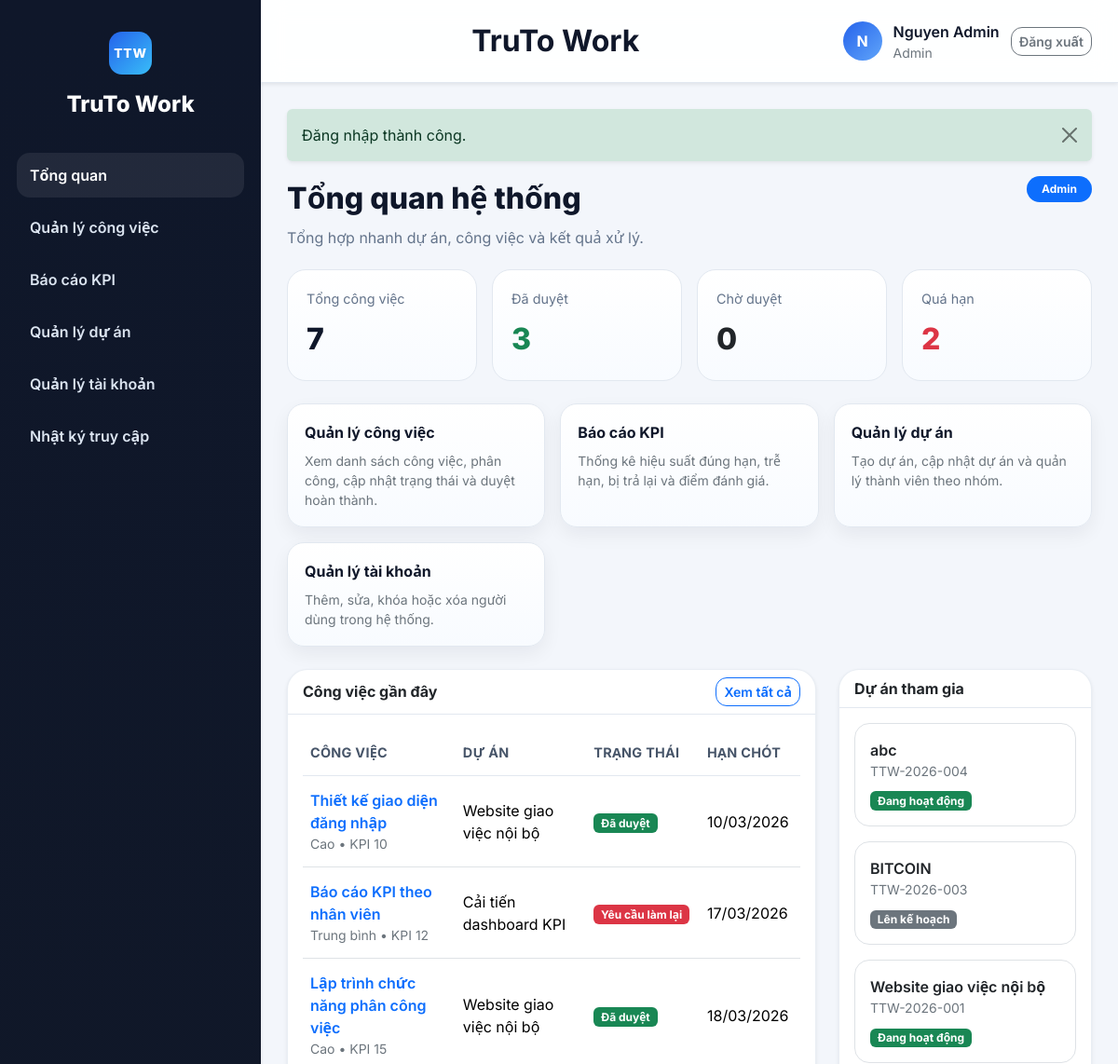
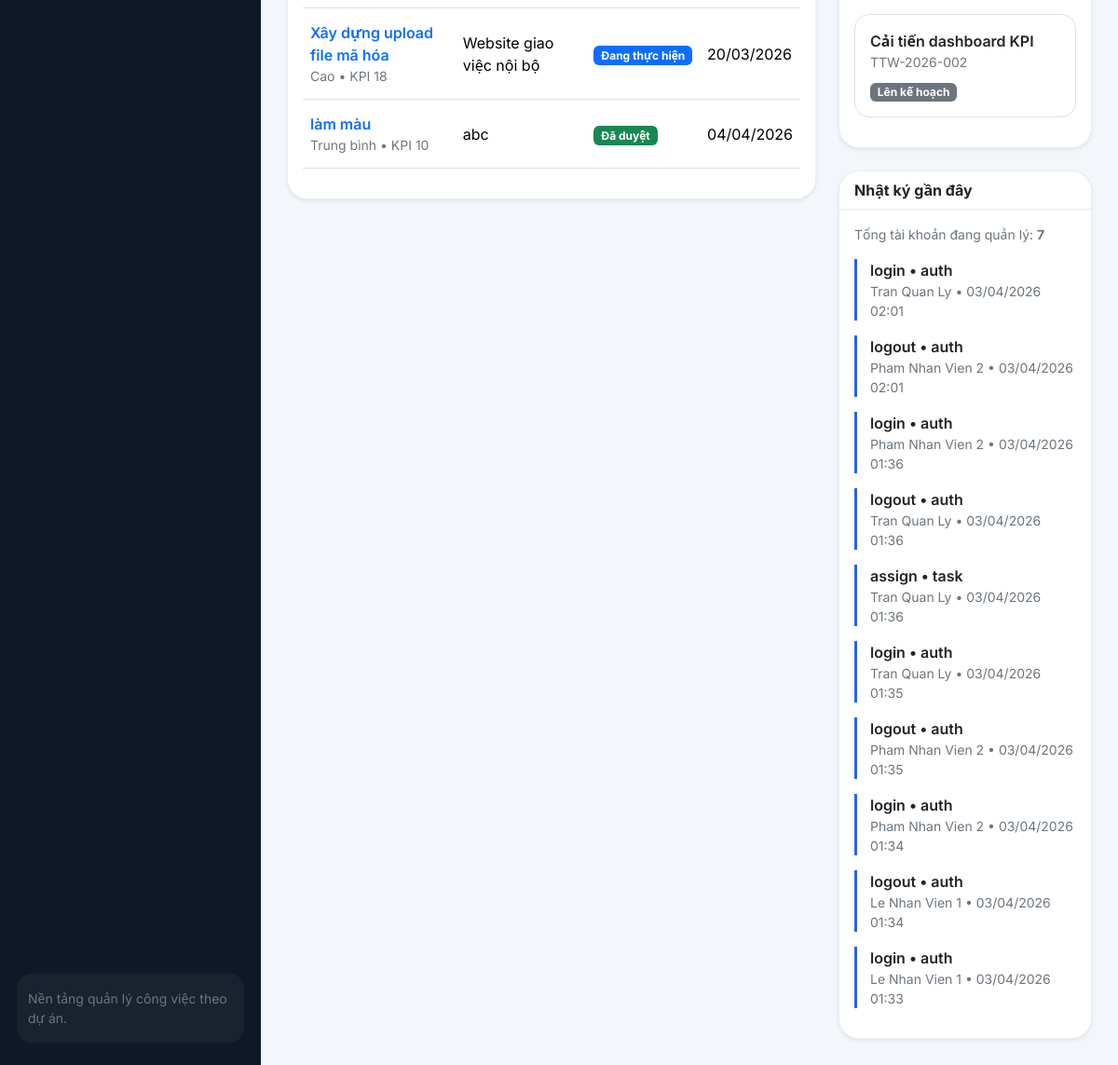
/index.php?route=dashboard/index (signed in), run on the app's committed database (2 pictures, top to bottom).
### tables this page shows
CREATE TABLE `tai_khoan` (
  `id` int(11) NOT NULL,
  `name` varchar(150) NOT NULL,
  `email` varchar(150) NOT NULL,
  `password` varchar(255) NOT NULL,
  `role` enum('admin','manager','employee') NOT NULL DEFAULT 'employee',
  `department` varchar(100) DEFAULT NULL,
  `status` enum('active','inactive') NOT NULL DEFAULT 'active',
  `created_at` datetime NOT NULL
);

CREATE TABLE `cong_viec` (
  `id` int(11) NOT NULL,
  `project_id` int(11) NOT NULL,
  `title` varchar(200) NOT NULL,
  `description` text DEFAULT NULL,
  `priority` enum('low','medium','high') NOT NULL DEFAULT 'medium',
  `status` enum('new','assigned','in_progress','blocked','submitted','approved','redo') NOT NULL DEFAULT 'new',
  `deadline` date NOT NULL,
  `start_date` date DEFAULT NULL,
  `assignee_id` int(11) DEFAULT NULL,
  `created_by` int(11) NOT NULL,
  `expected_score` int(11) NOT NULL DEFAULT 0,
  `review_score` int(11) DEFAULT NULL,
  `review_comment` text DEFAULT NULL,
  `approved_at` datetime DEFAULT NULL,
  `created_at` datetime NOT NULL,
  `updated_at` datetime NOT NULL
);

CREATE TABLE `du_an` (
  `id` int(11) NOT NULL,
  `code` varchar(50) NOT NULL,
  `name` varchar(150) NOT NULL,
  `description` text DEFAULT NULL,
  `start_date` date DEFAULT NULL,
  `end_date` date DEFAULT NULL,
  `priority` enum('low','medium','high') NOT NULL DEFAULT 'medium',
  `status` enum('planning','active','completed') NOT NULL DEFAULT 'active',
  `created_by` int(11) NOT NULL,
  `created_at` datetime NOT NULL
);

CREATE TABLE `nhat_ky_truy_cap` (
  `id` int(11) NOT NULL,
  `user_id` int(11) DEFAULT NULL,
  `action` varchar(50) NOT NULL,
  `target_type` varchar(50) NOT NULL,
  `target_id` int(11) DEFAULT NULL,
  `description` varchar(255) DEFAULT NULL,
  `created_at` datetime NOT NULL
);

### app/views/dashboard/index.php (the view, shortened to what the rows shown need)
<div class="section-header">
    <div>
        <div class="section-title">Tổng quan hệ thống</div>
        <p class="section-desc">Tổng hợp nhanh dự án, công việc và kết quả xử lý.</p>
    </div>
    <span class="badge rounded-pill text-bg-primary px-3 py-2"><?= e(role_label($user['role'])) ?></span>
</div>
<div class="row g-3 mb-4">
    <div class="col-md-3">
        <div class="metric-box h-100">
            <div class="metric-label">Tổng công việc</div>
            <div class="metric-value"><?= e((string) $stats['total']) ?></div>
        </div>
    </div>
    <div class="col-md-3">
        <div class="metric-box h-100">
            <div class="metric-label">Đã duyệt</div>
            <div class="metric-value text-success"><?= e((string) $stats['approved']) ?></div>
        </div>
    </div>
    <div class="col-md-3">
        <div class="metric-box h-100">
            <div class="metric-label">Chờ duyệt</div>
            <div class="metric-value text-dark"><?= e((string) $stats['submitted']) ?></div>
        </div>
    </div>
    <div class="col-md-3">
        <div class="metric-box h-100">
            <div class="metric-label">Quá hạn</div>
            <div class="metric-value text-danger"><?= e((string) $stats['overdue']) ?></div>
        </div>
    </div>
</div>
<div class="quick-link-grid mb-4">
    <a class="quick-link-card" href="<?= e(route_url('cong_viec/index')) ?>">
        <div class="fw-bold mb-2">Quản lý công việc</div>
        <div class="small text-secondary">Xem danh sách công việc, phân công, cập nhật trạng thái và duyệt hoàn thành.</div>
    </a>
    <a class="quick-link-card" href="<?= e(route_url('kpi/index')) ?>">
        <div class="fw-bold mb-2">Báo cáo KPI</div>
        <div class="small text-secondary">Thống kê hiệu suất đúng hạn, trễ hạn, bị trả lại và điểm đánh giá.</div>
    </a>
    <?php if (in_array($user['role'], ['admin', 'manager'], true)): ?>
        <a class="quick-link-card" href="<?= e(route_url('du_an/index')) ?>">
            <div class="fw-bold mb-2">Quản lý dự án</div>
            <div class="small text-secondary">Tạo dự án, cập nhật dự án và quản lý thành viên theo nhóm.</div>
        </a>
    <?php endif; ?>
    <?php if ($user['role'] === 'admin'): ?>
        <a class="quick-link-card" href="<?= e(route_url('tai_khoan/index')) ?>">
            <div class="fw-bold mb-2">Quản lý tài khoản</div>
            <div class="small text-secondary">Thêm, sửa, khóa hoặc xóa người dùng trong hệ thống.</div>
        </a>
    <?php endif; ?>
</div>
<div class="row g-4">
    <div class="col-lg-8">
        <div class="card border-0 shadow-sm">
            <div class="card-header d-flex justify-content-between align-items-center">
                <span>Công việc gần đây</span>
                <a class="btn btn-sm btn-outline-primary" href="<?= e(route_url('cong_viec/index')) ?>">Xem tất cả</a>
            </div>
            <div class="card-body table-responsive">
                <?php if (!$tasks): ?>
                    <div class="text-muted">Chưa có công việc nào.</div>
                <?php else: ?>
                    <table class="table align-middle">
                        <thead>
                            <tr>
                                <th>Công việc</th>
                                <th>Dự án</th>
                                <th>Trạng thái</th>
                                <th>Hạn chót</th>
                            </tr>
                        </thead>
                        <tbody>
                        <?php foreach ($tasks as $task): ?>
                            <tr>
                                <td>
                                    <a class="fw-semibold text-decoration-none" href="<?= e(route_url('cong_viec/show', ['id' => $task['id']])) ?>"><?= e($task['title']) ?></a>
                                    <div class="small text-secondary"><?= e(priority_label($task['priority'])) ?> • KPI <?= e((string) $task['expected_score']) ?></div>
                                </td>
                                <td><?= e($task['project_name']) ?></td>
                                <td><span class="badge text-bg-<?= e(status_badge_class($task['status'])) ?>"><?= e(status_label($task['status'])) ?></span></td>
                                <td><?= e(format_date($task['deadline'])) ?></td>
                            </tr>
                        <?php endforeach; ?>
                        </tbody>
                    </table>
                <?php endif; ?>
            </div>
        </div>
    </div>
    <div class="col-lg-4">
        <div class="card border-0 shadow-sm mb-4">
            <div class="card-header">Dự án tham gia</div>
            <div class="card-body">
                <?php foreach (array_slice($projects, 0, 5) as $project): ?>
                    <div class="border rounded-4 p-3 mb-3">
                        <div class="fw-semibold"><?= e($project['name']) ?></div>
                        <div class="small text-secondary mb-2"><?= e($project['code']) ?></div>
                        <span class="badge text-bg-<?= e(status_badge_class($project['status'])) ?>"><?= e(status_label($project['status'])) ?></span>
                    </div>
                <?php endforeach; ?>
            </div>
        </div>
        <?php if ($user['role'] === 'admin'): ?>
            <div class="card border-0 shadow-sm">
                <div class="card-header">Nhật ký gần đây</div>
                <div class="card-body">
                    <div class="small text-secondary mb-3">Tổng tài khoản đang quản lý: <strong><?= e((string) $userCount) ?></strong></div>
                    <?php foreach ($logs as $log): ?>
                        <div class="timeline-item">
                            <div class="fw-semibold"><?= e($log['action']) ?> • <?= e($log['target_type']) ?></div>
                            <div class="small text-secondary"><?= e($log['user_name'] ?? 'Hệ thống') ?> • <?= e(format_datetime($log['created_at'])) ?></div>
                        </div>
                    <?php endforeach; ?>
                </div>
            </div>
        <?php endif; ?>
    </div>
</div>

### app/views/layouts/main.php (shortened to what the rows shown need)
<?php
$flash = consume_flash();
$authUser = current_user();
$currentRoute = (string) ($_GET['route'] ?? ($authUser ? 'dashboard/index' : 'home/index'));
$isPublicPage = !$authUser && str_starts_with($currentRoute, 'home/');
$isLoginPage = !$authUser && str_starts_with($currentRoute, 'auth/');
?>
<!doctype html>
<html lang="vi">
<head>
    <link href="https://cdn.jsdelivr.net/npm/bootstrap@5.3.3/dist/css/bootstrap.min.css" rel="stylesheet">
    <link href="assets/css/app.css?v=20260404a" rel="stylesheet">
</head>
<body>
<?php if ($isPublicPage): ?>
    <div class="public-site-shell">
        <header class="public-header">
            <div class="public-container public-header-inner">
                <a class="brand-public" href="<?= e(route_url('home/index')) ?>">
                    <span class="brand-public-mark">TTW</span>
                    <span>
                        <strong>TruTo Work</strong>
                        <small>Quản lý công việc theo dự án</small>
                    </span>
                </a>
                <nav class="public-nav">
                    <a class="<?= $currentRoute === 'home/index' ? 'is-active' : '' ?>" href="<?= e(route_url('home/index')) ?>">Trang chủ</a>
                    <a class="<?= $currentRoute === 'home/about' ? 'is-active' : '' ?>" href="<?= e(route_url('home/about')) ?>">Giới thiệu</a>
                    <a href="<?= e(route_url('auth/login')) ?>">Đăng nhập</a>
                </nav>
            </div>
        </header>
        <main class="public-main">
            <div class="public-container">
                <?php if ($flash): ?>
                    <div class="alert alert-<?= e($flash['type']) ?> alert-dismissible fade show shadow-sm border-0 mt-3">
                        <?= e($flash['message']) ?>
                        <button type="button" class="btn-close" data-bs-dismiss="alert"></button>
                    </div>
                <?php endif; ?>
                <?= $content ?>
            </div>
        </main>
        <footer class="public-footer">
            <div class="public-container public-footer-inner">
                <span>TruTo Work</span>
            </div>
        </footer>
    </div>
<?php else: ?>
    <div class="app-shell">
        <aside class="sidebar shadow-sm">
            <div class="sidebar-brand">
                <div class="brand-icon">TTW</div>
                <div class="brand-title">TruTo Work</div>
            </div>
            <nav class="sidebar-menu">
                <a class="menu-link <?= e(active_menu('dashboard/')) ?>" href="<?= e(route_url('dashboard/index')) ?>">
                    <span>Tổng quan</span>
                </a>
                <a class="menu-link <?= e(active_menu('cong_viec/')) ?>" href="<?= e(route_url('cong_viec/index')) ?>">
                    <span>Quản lý công việc</span>
                </a>
                <a class="menu-link <?= e(active_menu('kpi/')) ?>" href="<?= e(route_url('kpi/index')) ?>">
                    <span>Báo cáo KPI</span>
                </a>
                <?php if (in_array($authUser['role'], ['admin', 'manager'], true)): ?>
                    <a class="menu-link <?= e(active_menu('du_an/')) ?>" href="<?= e(route_url('du_an/index')) ?>">
                        <span>Quản lý dự án</span>
                    </a>
                <?php endif; ?>
                <?php if ($authUser['role'] === 'admin'): ?>
                    <a class="menu-link <?= e(active_menu('tai_khoan/')) ?>" href="<?= e(route_url('tai_khoan/index')) ?>">
                        <span>Quản lý tài khoản</span>
                    </a>
                    <a class="menu-link <?= e(active_menu('nhat_ky/')) ?>" href="<?= e(route_url('nhat_ky/index')) ?>">
                        <span>Nhật ký truy cập</span>
                    </a>
                <?php endif; ?>
            </nav>
            <div class="sidebar-footer">
                <div class="small text-secondary">Nền tảng quản lý công việc theo dự án.</div>
            </div>
        </aside>
        <div class="main-shell">
            <header class="topbar shadow-sm">
                <div class="page-info">
                    <div class="page-label">TruTo Work</div>
                </div>
                <div class="topbar-user">
                    <div class="avatar-badge"><?= e(strtoupper(substr($authUser['name'], 0, 1))) ?></div>
                    <div>
                        <div class="fw-semibold"><?= e($authUser['name']) ?></div>
                        <div class="small text-secondary"><?= e(role_label($authUser['role'])) ?></div>
                    </div>
                    <a class="btn btn-outline-secondary btn-sm" href="<?= e(route_url('auth/logout')) ?>">Đăng xuất</a>
                </div>
            </header>
            <main class="content-shell">
                <?php if ($flash): ?>
                    <div class="alert alert-<?= e($flash['type']) ?> alert-dismissible fade show shadow-sm border-0">
                        <?= e($flash['message']) ?>
                        <button type="button" class="btn-close" data-bs-dismiss="alert"></button>
                    </div>
                <?php endif; ?>
                <?= $content ?>
            </main>
        </div>
    </div>
<?php endif; ?>
</body>
</html>

### data on the page
tai_khoan: name "N", name "Nguyen Admin", role "Admin"
cong_viec: title "Thiết kế giao diện đăng nhập", priority "Cao", expected_score "10", project.name "Website giao việc nội bộ", status "Đã duyệt", deadline "10/03/2026"
cong_viec: title "Báo cáo KPI theo nhân viên", priority "Trung bình", expected_score "12", project.name "Cải tiến dashboard KPI", status "Yêu cầu làm lại", deadline "17/03/2026"
cong_viec: title "Lập trình chức năng phân công việc", priority "Cao", expected_score "15", project.name "Website giao việc nội bộ", status "Đã duyệt", deadline "18/03/2026"
cong_viec: title "Xây dựng upload file mã hóa", priority "Cao", expected_score "18", project.name "Website giao việc nội bộ", status "Đang thực hiện", deadline "20/03/2026"
cong_viec: title "làm màu", priority "Trung bình", expected_score "10", project.name "abc", status "Đã duyệt", deadline "04/04/2026"
du_an: name "abc", code "TTW-2026-004", status "Đang hoạt động"
du_an: name "BITCOIN", code "TTW-2026-003", status "Lên kế hoạch"
du_an: name "Website giao việc nội bộ", code "TTW-2026-001", status "Đang hoạt động"
du_an: name "Cải tiến dashboard KPI", code "TTW-2026-002", status "Lên kế hoạch"
nhat_ky_truy_cap: action "login", target_type "auth", user.name "Tran Quan Ly", created_at "03/04/2026 02:01"
nhat_ky_truy_cap: action "logout", target_type "auth", user.name "Pham Nhan Vien 2", created_at "03/04/2026 02:01"
nhat_ky_truy_cap: action "login", target_type "auth", user.name "Pham Nhan Vien 2", created_at "03/04/2026 01:36"
nhat_ky_truy_cap: action "logout", target_type "auth", user.name "Tran Quan Ly", created_at "03/04/2026 01:36"
nhat_ky_truy_cap: action "assign", target_type "task", user.name "Tran Quan Ly", created_at "03/04/2026 01:36"
nhat_ky_truy_cap: action "login", target_type "auth", user.name "Tran Quan Ly", created_at "03/04/2026 01:35"
nhat_ky_truy_cap: action "logout", target_type "auth", user.name "Pham Nhan Vien 2", created_at "03/04/2026 01:35"
nhat_ky_truy_cap: action "login", target_type "auth", user.name "Pham Nhan Vien 2", created_at "03/04/2026 01:34"
nhat_ky_truy_cap: action "logout", target_type "auth", user.name "Le Nhan Vien 1", created_at "03/04/2026 01:34"
nhat_ky_truy_cap: action "login", target_type "auth", user.name "Le Nhan Vien 1", created_at "03/04/2026 01:33"

### other printed values
$flash['message'] "Đăng nhập thành công."
$stats['total'] "7"
$stats['approved'] "3"
$stats['submitted'] "0"
$stats['overdue'] "2"
$userCount "7"
